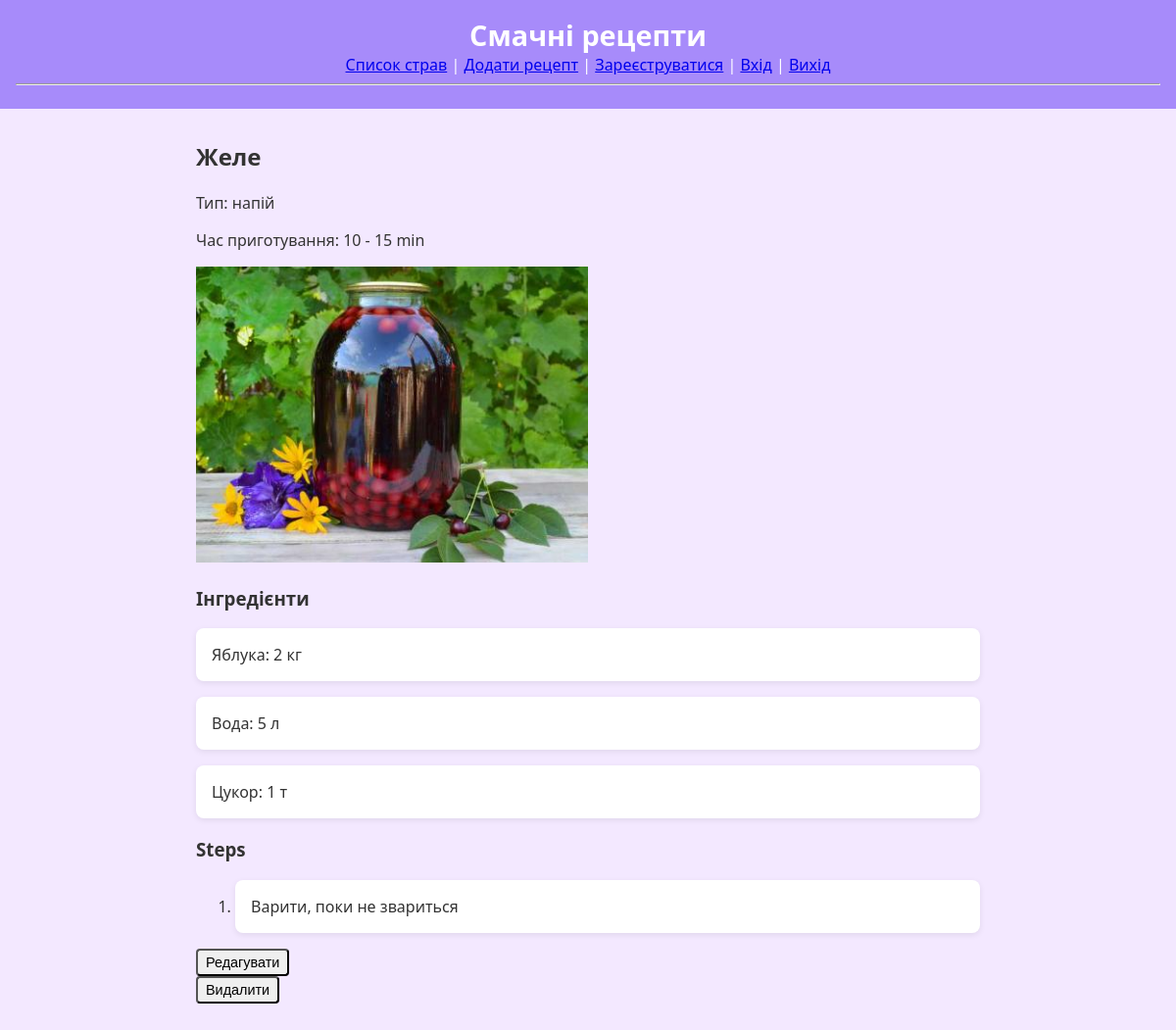
The page /recipes/5 on the database its author committed.
### models.py (models this page shows)
class Recipe(SQLModel, table=True):
    id: Optional[int] = Field(default=None, primary_key=True)
    title: str
    type: str
    min_time: Optional[int] = 0
    max_time: Optional[int] = 0
    image: Optional[str] = None
    author_id: Optional[int] = Field(default=None, foreign_key='user.id')
    ingredients: List["Ingredient"] = Relationship(
        back_populates='recipe',
        sa_relationship_kwargs={'cascade': 'all, delete-orphan', 'lazy': 'selectin'}
    )
    steps: List["Step"] = Relationship(
        back_populates='recipe',
        sa_relationship_kwargs={'cascade': 'all, delete-orphan', 'lazy': 'selectin'}
    )

class Ingredient(SQLModel, table=True):
    id: Optional[int] = Field(default=None, primary_key=True)
    recipe_id: int = Field(foreign_key='recipe.id', nullable=False)
    name: str
    qty: str
    recipe: Optional[Recipe] = Relationship(
        back_populates='ingredients',
        sa_relationship_kwargs={'lazy': 'selectin'}
    )

class Step(SQLModel, table=True):
    id: Optional[int] = Field(default=None, primary_key=True)
    recipe_id: int = Field(foreign_key='recipe.id', nullable=False)
    order: int
    description: str
    recipe: Optional[Recipe] = Relationship(
        back_populates='steps',
        sa_relationship_kwargs={'lazy': 'selectin'}
    )

### main.py (the view)
@app.get('/recipes/{recipe_id}', response_class=HTMLResponse)
def view_recipe(request: Request, recipe_id: int, session: Session = Depends(get_session)):
    recipe = session.get(Recipe, recipe_id)
    if not recipe:
        raise HTTPException(status_code=404, detail='Not found')
    return templates.TemplateResponse('recipe.html', {'request': request, 'recipe': recipe})

### templates/recipe.html
{% extends "base.html" %}
{% block content %}
<h2>{{ recipe.title }}</h2>
<p>Тип: {{ recipe.type }}</p>
<p>Час приготування: {{ recipe.min_time }} - {{ recipe.max_time }} min</p>
{% if recipe.image %}<img src="/{{ recipe.image }}" style="max-width:400px"><br/>{% endif %}
<h3>Інгредієнти</h3>
<ul>
{% for ing in recipe.ingredients %}<li>{{ ing.name }}: {{ ing.qty }}</li>{% endfor %}
</ul>
<h3>Steps</h3>
<ol>
{% for s in recipe.steps %}<li>{{ s.description }}</li>{% endfor %}
</ol>
<a href="/recipes/{{ recipe.id }}/edit">
  <button type="button">Редагувати</button>
</a>
<form method="post" action="/recipes/{{ recipe.id }}/delete">
  <button>Видалити</button>
</form>
{% endblock %}

### static/style.css (style rules this page uses)
body { font-family: "Segoe UI", Tahoma, sans-serif; background-color: #f3e8ff; margin: 0; padding: 0; color: #333; }
ul { list-style: none; padding: 0; margin: 0; display: grid; gap: 1rem; }
li { background: white; padding: 1rem; border-radius: 8px; box-shadow: 0 2px 6px rgba(0, 0, 0, 0.08); }
button, a.button-link { padding: 4px 8px; border-radius: 4px; font-size: 0.9rem; cursor: pointer; text-decoration: none; display: inline-block; }

### rows shown on the page
Recipe: title "Желе", type "напій", min_time "10", max_time "15", image (picture)
Ingredient: name "Яблука", qty "2 кг"
Ingredient: name "Вода", qty "5 л"
Ingredient: name "Цукор", qty "1 т"
Step: description "Варити, поки не звариться"
